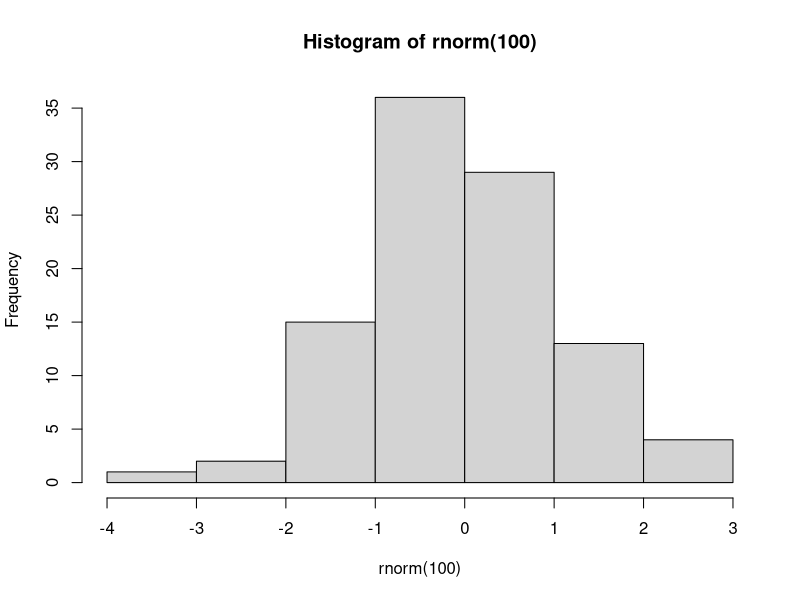

This figure's R source:
## ---- chunk 1
1+2
## ---- chunk 2
hist(rnorm(100))
